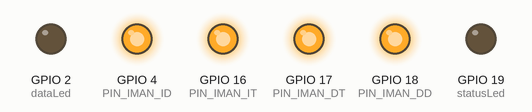
This sketch was run on a simulated ESP32. Parts: output pins drawn as LEDs (lit = HIGH). WiFi joins after 1.5 s; servers stay silent unless stated; what the sketch prints to the serial monitor is not drawn.

Above: at 0.1 s.
At 1.6 s:
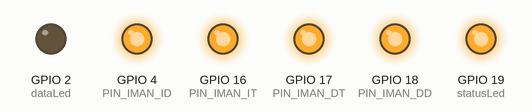
Timing chart, 0 to 3.1 s (numbered marks = the images above):
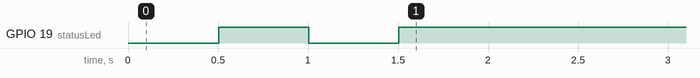

The sketch:

Cuadrupedo_4Legs_Iman_SERVOS.ino
```cpp
#include <WiFi.h>
#include <WiFiUdp.h>
#include <Wire.h>
#include <Adafruit_PWMServoDriver.h>

const char* ssid = "Redmi";
const char* password = "12345678";

// Configuración UDP
WiFiUDP udp;
const int udpPort = 5000;
const int NUM_SERVOS = 12;
const int NUM_SENALES = 16; // 12 motores + 4 imanes

// --- PLACAS PCA9685 ---
Adafruit_PWMServoDriver pca1 = Adafruit_PWMServoDriver(0x40); // LADO IZQUIERDO
Adafruit_PWMServoDriver pca2 = Adafruit_PWMServoDriver(0x41); // LADO DERECHO

// Pines de I2C en la ESP32
#define SDA_PIN 21
#define SCL_PIN 22

// --- PINES DE LOS 4 RELÉS (CORREGIDOS POR SOFTWARE) ---
const int PIN_IMAN_ID = 4;   // Cambiado de 17 a 4 (Ahora controla físicamente la pata ID)
const int PIN_IMAN_IT = 16;  // Se queda en 16 (Este estaba perfecto)
const int PIN_IMAN_DD = 18;  // Cambiado de 4 a 17 (Ahora controla físicamente la pata DD)
const int PIN_IMAN_DT = 17;  // Se queda en 18 (Monitorea su comportamiento tras el cruce)

// LEDs indicadores
const int statusLed = 19;
const int dataLed = 2;

// Límites de tus servos Feetech
#define SERVOMIN  110
#define SERVOMAX  510

// --- ARRAY DE INVERSIÓN GENERAL DEFINITIVO ---
bool invertirServo[NUM_SERVOS] = {
  false, true,  true,  // 0-2:  Pata Izquierda Delantera (ID)
  false, true,  true,  // 3-5:  Pata Izquierda Trasera (IT)
  true,  false, false, // 6-8:  Pata Derecha Delantera (DD)
  true,  false, false  // 9-11: Pata Derecha Trasera (DT)
};

bool primeraVez = true;
unsigned long ultimaVezRecibido = 0;

void setup() {
  Serial.begin(115200);

  pinMode(statusLed, OUTPUT);
  pinMode(dataLed, OUTPUT);

  pinMode(PIN_IMAN_ID, OUTPUT);
  pinMode(PIN_IMAN_IT, OUTPUT);
  pinMode(PIN_IMAN_DD, OUTPUT);
  pinMode(PIN_IMAN_DT, OUTPUT);

  // ARRANQUE SEGURO (JUMPERS EN HIGH + CABLES EN NC):
  // Mandamos HIGH al arrancar. Con el jumper en HIGH, esto activa el relé,
  // abriendo el circuito NC y asegurando que los imanes inicien APAGADOS.
  digitalWrite(PIN_IMAN_ID, HIGH);
  digitalWrite(PIN_IMAN_IT, HIGH);
  digitalWrite(PIN_IMAN_DD, HIGH);
  digitalWrite(PIN_IMAN_DT, HIGH);

  Serial.println("\n=== CONFIGURACIÓN: JUMPERS EN HIGH + CABLES EN NC ===");

  Wire.begin(SDA_PIN, SCL_PIN);

  pca1.begin();
  pca1.setOscillatorFrequency(27000000);
  pca1.setPWMFreq(50);

  pca2.begin();
  pca2.setOscillatorFrequency(27000000);
  pca2.setPWMFreq(50);

  Serial.print("Conectando a la red WiFi: ");
  WiFi.begin(ssid, password);

  while (WiFi.status() != WL_CONNECTED) {
    delay(500);
    Serial.print(".");
    digitalWrite(statusLed, !digitalRead(statusLed));
  }

  // === AQUÍ ESTÁ CORREGIDO: IMPRESIÓN DE LA DIRECCIÓN IP ===
  Serial.println("\n¡Conectado exitosamente!");
  Serial.print("Dirección IP asignada a la ESP32: ");
  Serial.println(WiFi.localIP()); // <-- Esta es la línea mágica que faltaba
  Serial.print("Puerto UDP abierto: ");
  Serial.println(udpPort);
  Serial.println("==================================================\n");

  digitalWrite(statusLed, HIGH);
  udp.begin(udpPort);
}

void loop() {
  int packetSize = udp.parsePacket();

  if (packetSize) {
    digitalWrite(dataLed, HIGH);

    uint8_t packetBuffer[NUM_SENALES];
    udp.read(packetBuffer, NUM_SENALES);

    ultimaVezRecibido = millis();

    // === LÓGICA ESTRICTA PARA JUMPERS EN HIGH + CABLES EN NC ===
    // Si Simulink manda 1 -> El pin baja a LOW. El relé se libera (apaga), regresa a NC -> PRENDE IMÁN.
    // Si Simulink manda 0 -> El pin sube a HIGH. El relé se activa, abre NC -> APAGA IMÁN.

    digitalWrite(PIN_IMAN_ID, packetBuffer[12] == 1 ? LOW : HIGH);
    digitalWrite(PIN_IMAN_IT, packetBuffer[13] == 1 ? LOW : HIGH);
    digitalWrite(PIN_IMAN_DD, packetBuffer[14] == 1 ? LOW : HIGH);
    digitalWrite(PIN_IMAN_DT, packetBuffer[15] == 1 ? LOW : HIGH);

    // === IMPRESIÓN DE DIAGNÓSTICO ===
    Serial.print("IMANES -> ");
    Serial.print("ID[12]: "); Serial.print(packetBuffer[12] == 1 ? "ON (1)" : "OFF(0)");
    Serial.print(" | IT[13]: "); Serial.print(packetBuffer[13] == 1 ? "ON (1)" : "OFF(0)");
    Serial.print(" | DD[14]: "); Serial.print(packetBuffer[14] == 1 ? "ON (1)" : "OFF(0)");
    Serial.print(" | DT[15]: "); Serial.print(packetBuffer[15] == 1 ? "ON (1)" : "OFF(0)");
    Serial.print(" | ");

    int angulosObjetivo[NUM_SERVOS];
    for(int i = 0; i < NUM_SERVOS; i++) {
      angulosObjetivo[i] = packetBuffer[i];
      if (invertirServo[i]) angulosObjetivo[i] = 180 - angulosObjetivo[i];
      angulosObjetivo[i] = constrain(angulosObjetivo[i], 0, 180);
    }

    // Arranque suave
    if (primeraVez) {
      int angulosActuales[NUM_SERVOS];
      for(int i = 0; i < NUM_SERVOS; i++) angulosActuales[i] = 90;

      bool alcanzado = false;
      while (!alcanzado) {
        alcanzado = true;
        for(int i = 0; i < NUM_SERVOS; i++) {
          if (angulosActuales[i] < angulosObjetivo[i]) { angulosActuales[i]++; alcanzado = false; }
          else if (angulosActuales[i] > angulosObjetivo[i]) { angulosActuales[i]--; alcanzado = false; }

          int pulso = map(angulosActuales[i], 0, 180, SERVOMIN, SERVOMAX);
          if (i < 6) pca1.setPWM(i, 0, pulso);
          else pca2.setPWM(i - 6, 0, pulso);
        }
        delay(10);
      }
      primeraVez = false;
    }

    // Control normal de servos
    for(int i = 0; i < NUM_SERVOS; i++) {
      int pulso = map(angulosObjetivo[i], 0, 180, SERVOMIN, SERVOMAX);
      if (i < 6) pca1.setPWM(i, 0, pulso);
      else pca2.setPWM(i - 6, 0, pulso);
    }

    digitalWrite(dataLed, LOW);
  }

  // === CORTAFUEGOS DE SEGURIDAD ===
  if (millis() - ultimaVezRecibido > 500) {
    digitalWrite(PIN_IMAN_ID, HIGH);
    digitalWrite(PIN_IMAN_IT, HIGH);
    digitalWrite(PIN_IMAN_DD, HIGH);
    digitalWrite(PIN_IMAN_DT, HIGH);
  }
}
```
